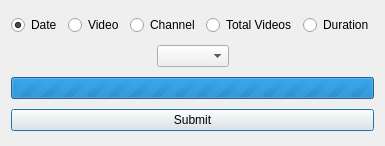
<?xml version="1.0" encoding="UTF-8"?>
<ui version="4.0">
 <class>Dialog</class>
 <widget class="QDialog" name="Dialog">
  <property name="geometry">
   <rect>
    <x>0</x>
    <y>0</y>
    <width>346</width>
    <height>146</height>
   </rect>
  </property>
  <property name="windowTitle">
   <string>Dialog</string>
  </property>
  <layout class="QVBoxLayout" name="verticalLayout">
   <item>
    <layout class="QHBoxLayout" name="radioBox">
     <item>
      <widget class="QRadioButton" name="dateButton">
       <property name="sizePolicy">
        <sizepolicy hsizetype="Maximum" vsizetype="Fixed">
         <horstretch>0</horstretch>
         <verstretch>0</verstretch>
        </sizepolicy>
       </property>
       <property name="text">
        <string>Date</string>
       </property>
       <property name="checked">
        <bool>true</bool>
       </property>
      </widget>
     </item>
     <item>
      <widget class="QRadioButton" name="videoButton">
       <property name="sizePolicy">
        <sizepolicy hsizetype="Maximum" vsizetype="Fixed">
         <horstretch>0</horstretch>
         <verstretch>0</verstretch>
        </sizepolicy>
       </property>
       <property name="text">
        <string>Video</string>
       </property>
       <property name="checked">
        <bool>false</bool>
       </property>
      </widget>
     </item>
     <item>
      <widget class="QRadioButton" name="channelButton">
       <property name="sizePolicy">
        <sizepolicy hsizetype="Maximum" vsizetype="Fixed">
         <horstretch>0</horstretch>
         <verstretch>0</verstretch>
        </sizepolicy>
       </property>
       <property name="text">
        <string>Channel</string>
       </property>
       <property name="checked">
        <bool>false</bool>
       </property>
      </widget>
     </item>
     <item>
      <widget class="QRadioButton" name="totalVideoButton">
       <property name="sizePolicy">
        <sizepolicy hsizetype="Maximum" vsizetype="Fixed">
         <horstretch>0</horstretch>
         <verstretch>0</verstretch>
        </sizepolicy>
       </property>
       <property name="text">
        <string>Total Videos</string>
       </property>
       <property name="checked">
        <bool>false</bool>
       </property>
      </widget>
     </item>
     <item>
      <widget class="QRadioButton" name="durationButton">
       <property name="sizePolicy">
        <sizepolicy hsizetype="Maximum" vsizetype="Fixed">
         <horstretch>0</horstretch>
         <verstretch>0</verstretch>
        </sizepolicy>
       </property>
       <property name="text">
        <string>Duration</string>
       </property>
      </widget>
     </item>
    </layout>
   </item>
   <item>
    <layout class="QHBoxLayout" name="horizontalLayout">
     <item>
      <spacer name="horizontalSpacer">
       <property name="orientation">
        <enum>Qt::Horizontal</enum>
       </property>
       <property name="sizeHint" stdset="0">
        <size>
         <width>40</width>
         <height>20</height>
        </size>
       </property>
      </spacer>
     </item>
     <item>
      <widget class="QComboBox" name="comboBox"/>
     </item>
     <item>
      <spacer name="horizontalSpacer_2">
       <property name="orientation">
        <enum>Qt::Horizontal</enum>
       </property>
       <property name="sizeHint" stdset="0">
        <size>
         <width>40</width>
         <height>20</height>
        </size>
       </property>
      </spacer>
     </item>
    </layout>
   </item>
   <item>
    <widget class="QProgressBar" name="progressBar">
     <property name="enabled">
      <bool>true</bool>
     </property>
     <property name="layoutDirection">
      <enum>Qt::LeftToRight</enum>
     </property>
     <property name="autoFillBackground">
      <bool>false</bool>
     </property>
     <property name="inputMethodHints">
      <set>Qt::ImhNone</set>
     </property>
     <property name="maximum">
      <number>0</number>
     </property>
     <property name="value">
      <number>-1</number>
     </property>
     <property name="alignment">
      <set>Qt::AlignCenter</set>
     </property>
     <property name="invertedAppearance">
      <bool>false</bool>
     </property>
    </widget>
   </item>
   <item>
    <widget class="QPushButton" name="sortButton">
     <property name="text">
      <string>Submit</string>
     </property>
    </widget>
   </item>
  </layout>
 </widget>
 <resources/>
 <connections/>
</ui>
